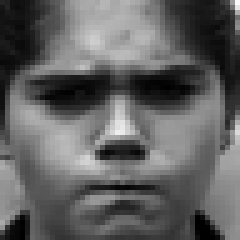
#> input picture Dataset/anger/S011_004_00000019.png, 48 x 48 px, found by its file name (shown 5 times larger); its folder holds only this picture in this run
$ jupyter execute mood.ipynb
#> lines starting #> are read from the running program, lines starting #| are printed output that depends on the picture
[cell 1]
import os
import cv2
import numpy as np

[cell 2]
data_dir = "D:\Project\Facial-mood\Facial_mood_Detection\Dataset"
model_file = 'mood_model.yml'
label_file = 'emotion_labels.npy'

face_size = (100, 100)

[cell 3]
def train_mood_recognizer():
    print("[INFO] Preparing data....")

    faces = []
    labels = []
    emotions = []

    if not os.path.exists(data_dir):
        print(f"Error: dataset folder '{data_dir}' not found.")
        return

    emotion_folders = os.listdir(data_dir)

    face_cascade = cv2.CascadeClassifier(cv2.data.haarcascades + 'haarcascade_frontalface_default.xml')

    label_id = 0

    for emotion_name in emotion_folders:
        emotion_path = os.path.join(data_dir, emotion_name)

        if not os.path.isdir(emotion_path):
            continue

        emotions.append(emotion_name)
        print(f"   - Processing emotion: {emotion_name} (ID: {label_id})")

        for image_name in os.listdir(emotion_path):
            image_path = os.path.join(emotion_path, image_name)

            img = cv2.imread(image_path)
#> img is the input picture: shape (48, 48, 3); min 0, max 249, mean 97
            if img is None: continue

            gray = cv2.cvtColor(img, cv2.COLOR_BGR2GRAY)

            detected_faces = face_cascade.detectMultiScale(gray, scaleFactor=1.1, minNeighbors=5)
#> detected_faces = [[3, 2, 42, 42]]

            for (x, y, w, h) in detected_faces:
                face_roi = gray[y:y+h, x:x+w]

                face_roi = cv2.resize(face_roi, face_size)

                faces.append(face_roi)
                labels.append(label_id)
                break
#> this loop made 1 pass
#> pass 1, in train_mood_recognizer, `face_roi = gray[y:y+h, x:x+w]`:
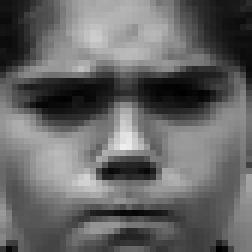
#> face_roi: shape (42, 42) (shown 6 times larger); min 0, max 238, mean 101.6
#> pass 1, in train_mood_recognizer, `face_roi = cv2.resize(face_roi, face_size)`:
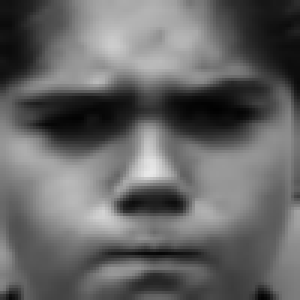
#> face_roi: shape (100, 100) (shown 3 times larger); min 1, max 232, mean 101.5
#> after the loop, faces = 1 item; labels = [0]

        label_id += 1
#> pass 2 of the loop in train_mood_recognizer, `for emotion_name in emotion_folders:`:
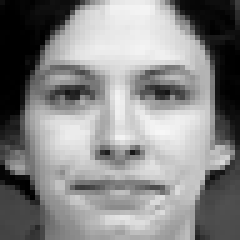
#> input picture Dataset/contempt/S138_008_00000007.png, 48 x 48 px, found by its file name (shown 5 times larger)
#> in train_mood_recognizer, img is the input picture: shape (48, 48, 3); min 0, max 247, mean 135.6
#> detected_faces = [[4, 3, 40, 40]]
#> the loop in train_mood_recognizer, `for (x, y, w, h) in detected_faces:` made 1 pass
#> pass 1, in train_mood_recognizer, `face_roi = gray[y:y+h, x:x+w]`:
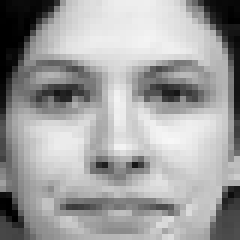
#> face_roi: shape (40, 40) (shown 6 times larger); min 0, max 247, mean 160.3
#> pass 1, in train_mood_recognizer, `face_roi = cv2.resize(face_roi, face_size)`:
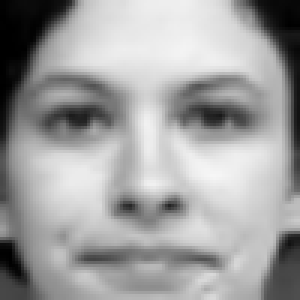
#> face_roi: shape (100, 100) (shown 3 times larger); min 0, max 246, mean 160.2
#> after the loop in train_mood_recognizer, `for (x, y, w, h) in detected_faces:`: faces = 2 items; labels = [0, 1]

    if len(faces) == 0:
        print("Error: No faces found. Check your dataset path and structure.")
        return

    print(f"\n [INFO] Training on {len(faces)} images...")
#> (printed output is left out)

    recognizer = cv2.face.FisherFaceRecognizer_create()
    recognizer.train(faces, np.array(labels))

    recognizer.save(model_file)
    np.save(label_file, emotions)

    print(f" [Sucess] Model saved to '{model_file}'")
    print(f" [INFO] Emotion Mapping: {emotions}")

print("Training function complete.")
